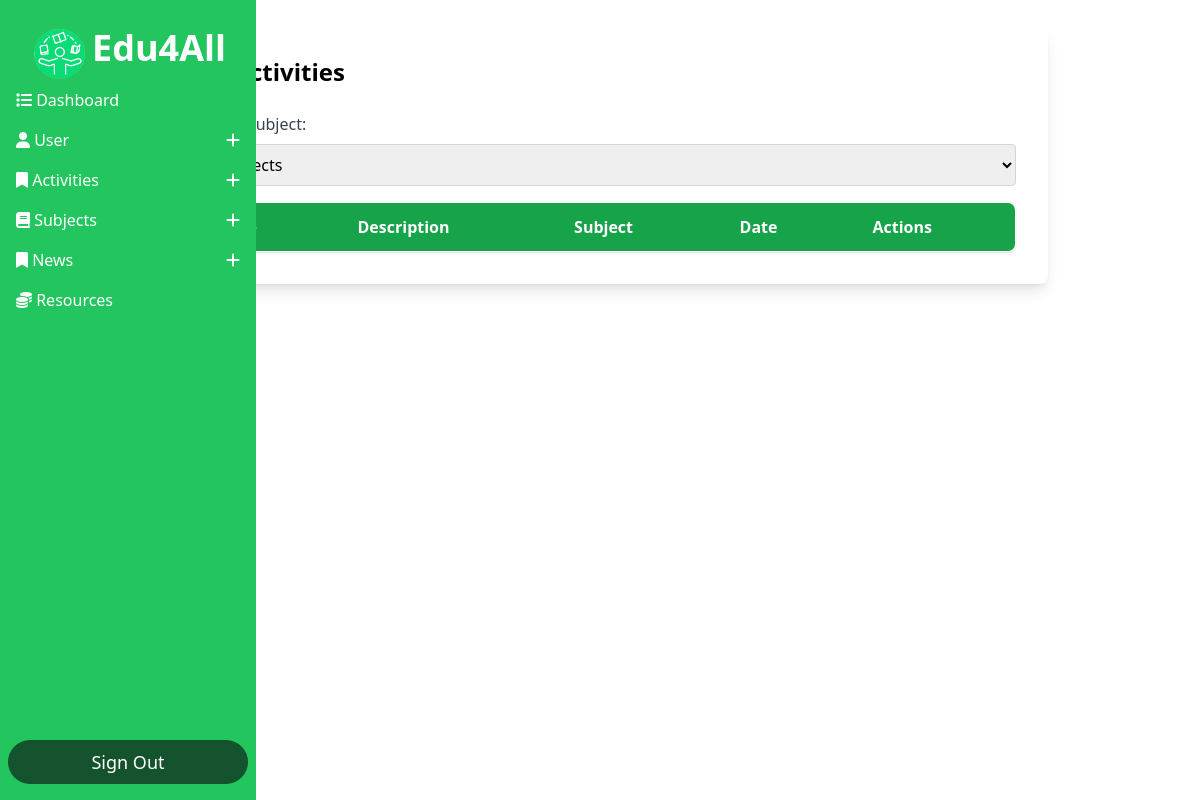
Page /Dashboard_Admin/dashboard.php?action=listar_actividades (signed in) on the earlier database version.
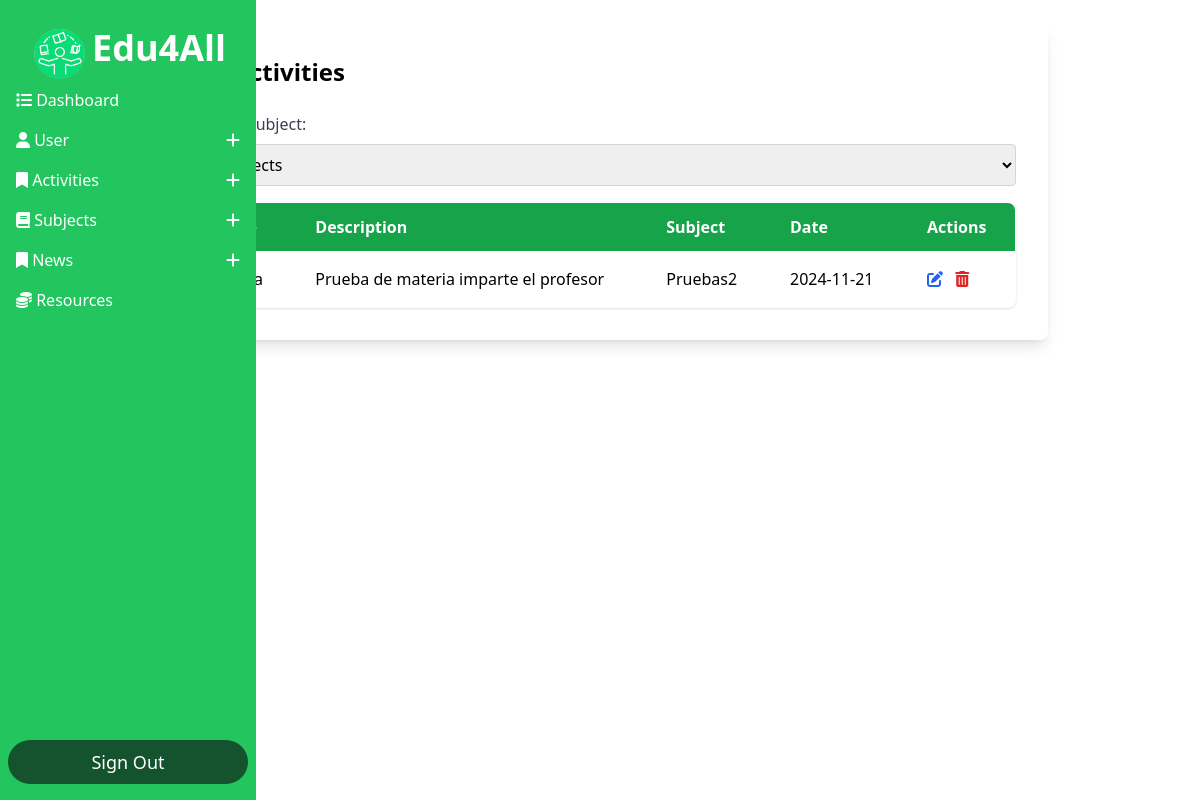
Same page on the later database version.
### tables this page shows
CREATE TABLE `actividades` (
  `id` int(11) NOT NULL,
  `nombre_actividad` varchar(100) DEFAULT NULL,
  `descripcion` text DEFAULT NULL,
  `fk_materia` int(11) DEFAULT NULL,
  `fecha` varchar(10) NOT NULL
);

CREATE TABLE `programas` (
  `id` int(11) NOT NULL,
  `nombre_materia` varchar(100) DEFAULT NULL,
  `objetivos` text DEFAULT NULL,
  `unidad` varchar(50) DEFAULT NULL,
  `mtimparte` int(11) NOT NULL
);

### Conexion/conexion.php (called while the page is built, shortened)
<?php
	class Conexion
	{
		private $host='localhost';
		private $usuario='root';
		private $password = '';
		private $base='escuela';
		public $sentencia;
		private $conexion;
		private function abrir_conexion(){
			$this->conexion = new mysqli($this->host,$this->usuario,$this->password,$this->base);
		}
		public function obtener_sentencia(){
			$result = $this->conexion->query($this->sentencia);
			return $result;
		}
	}
?>

### Conexion/contacto.php (called while the page is built, shortened)
<?php
    include ("conexion.php");
    class Contacto extends Conexion {
        public function consultar_actividades() {
            $this->sentencia = "
                SELECT actividades.*, programas.nombre_materia
                FROM actividades
                JOIN programas ON actividades.fk_materia = programas.id";
            $resultado = $this->obtener_sentencia();
            return $resultado;
        }
    }
?>

### Dashboard_Admin/listaractividades.php (the view, shortened to what this page needs)
<?php
require_once("../Conexion/contacto.php");
$obj = new Contacto();
$materia_filtrada = isset($_POST['materia_filtrada']) ? $_POST['materia_filtrada'] : '';
if ($materia_filtrada !== '') {
    $resultado = $obj->consultar_actividades_por_materia($materia_filtrada);
} else {
    $resultado = $obj->consultar_actividades();
}
?>
<div class="max-w-4xl mx-auto bg-white p-8 rounded-lg shadow-lg">
    <h1 class="text-2xl font-bold mb-6">List Activities</h1>
    <form method="POST" class="mb-4" id="filterForm">
        <label for="materia_filtrada" class="block mb-2 text-gray-700">Filter by subject:</label>
        <select name="materia_filtrada" id="materia_filtrada" class="block w-full p-2 border border-gray-300 rounded" onchange="document.getElementById('filterForm').submit();">
            <option value="">All Subjects</option>
        </select>
    </form>
    <table class="min-w-full table-auto border-collapse border border-gray-300 rounded-lg overflow-hidden shadow">
        <thead>
            <tr class="bg-green-600 text-white">
                <th class="px-6 py-3 text-left">Name</th>
                <th class="px-6 py-3 text-left">Description</th>
                <th class="px-6 py-3 text-left">Subject</th>
                <th class="px-6 py-3 text-left">Date</th>
                <th class="px-6 py-3 text-left">Actions</th>
            </tr>
        </thead>
        <tbody>
            <?php while ($registro = $resultado->fetch_assoc()): ?>
                <tr class="even:bg-gray-100 hover:bg-gray-200">
                    <td class="px-6 py-4"><?php echo htmlspecialchars($registro["nombre_actividad"]); ?></td>
                    <td class="px-6 py-4"><?php echo htmlspecialchars($registro["descripcion"]); ?></td>
                    <td class="px-6 py-4"><?php echo htmlspecialchars($registro["nombre_materia"]); ?></td>
                    <td class="px-6 py-4"><?php echo htmlspecialchars($registro["fecha"]); ?></td>
                    <td class="px-6 py-4">
                        <form action="" method="POST" style="display:inline;">
                            <button type="submit" name="modificarBtn" class="relative group text-blue-600 hover:text-blue-800 mr-2">
                                <i class="fas fa-edit"></i>
                            </button>
                        </form>
                        <a href="#" onclick="mostrarModal(<?php echo $registro['id']; ?>)" class="relative group text-red-600 hover:text-red-800">
                            <i class="fas fa-trash-alt"></i>
                        </a>
                    </td>
                </tr>
            <?php endwhile; ?>
        </tbody>
    </table>
</div>

Differences in the rows shown:
added actividades: descripcion "Prueba de materia imparte el profesor", fk_materia.nombre_materia "Pruebas2", fecha "2024-11-21"
